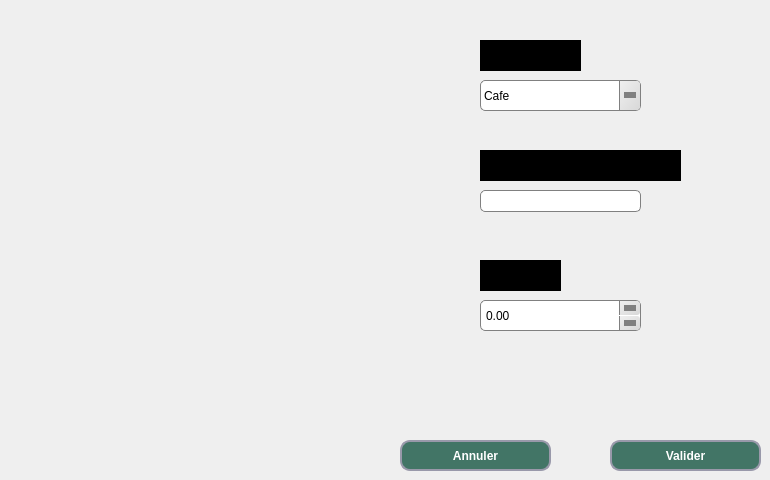
     <widget class="QWidget" name="tab_2">
      <attribute name="title">
       <string>Ajouter Service</string>
      </attribute>
      <widget class="QComboBox" name="ComboBox_type_sr">
       <property name="geometry">
        <rect>
         <x>480</x>
         <y>80</y>
         <width>161</width>
         <height>31</height>
        </rect>
       </property>
       <property name="styleSheet">
        <string notr="true">QComboBox {
    background: qlineargradient(x1:0, y1:0, x2:1, y2:0,
        stop:0 #E1E1E1, stop: 0.4 #DDDDDD,
        stop: 0.5 #D8D8D8, stop: 1.0 #D3D3D3);
    border: 1px solid gray;
    border-radius: 5px;
    padding: 1px 18px 1px 3px;
}
QComboBox::down-arrow {
    width: 0;
    height: 0;
    border-style: solid;
    border-width: 6px 6px 0 6px;
    border-color: gray transparent transparent transparent;
}
QComboBox::drop-down {
    subcontrol-origin: padding;
    subcontrol-position: top right;
    width: 20px;
    border-left-width: 1px;
    border-left-color: gray;
    border-left-style: solid;
    border-top-right-radius: 3px;
    border-bottom-right-radius: 3px;
    background: qlineargradient(x1: 0, y1: 0, x2: 1, y2: 1, stop: 0 #f0f0f0, stop: 1 #d8d8d8);

}
QComboBox::hover {
    background: #d0d0d0;
}

QComboBox::pressed {
    background: #c8c8c8;
}</string>
       </property>
       <item>
        <property name="text">
         <string>Cafe</string>
        </property>
       </item>
       <item>
        <property name="text">
         <string>Lavage</string>
        </property>
       </item>
       <item>
        <property name="text">
         <string>Entretien</string>
        </property>
       </item>
      </widget>
      <widget class="QLabel" name="label_2">
       <property name="geometry">
        <rect>
         <x>480</x>
         <y>40</y>
         <width>101</width>
         <height>31</height>
        </rect>
       </property>
       <property name="styleSheet">
        <string notr="true">QLabel {
	font: 9pt &quot;MS Shell Dlg 2&quot;;
    color: black;
    background-color: black;
    font-weight: bold;
}
</string>
       </property>
       <property name="text">
        <string>Type :</string>
       </property>
      </widget>
      <widget class="QLabel" name="label_3">
       <property name="geometry">
        <rect>
         <x>480</x>
         <y>150</y>
         <width>201</width>
         <height>31</height>
        </rect>
       </property>
       <property name="styleSheet">
        <string notr="true">QLabel {
	font: 9pt &quot;MS Shell Dlg 2&quot;;
    color: black;
    background-color: black;
    font-weight: bold;
}
</string>
       </property>
       <property name="text">
        <string>Quantite :</string>
       </property>
      </widget>
      <widget class="QLineEdit" name="le_quantite_sr">
       <property name="geometry">
        <rect>
         <x>480</x>
         <y>190</y>
         <width>161</width>
         <height>22</height>
        </rect>
       </property>
       <property name="styleSheet">
        <string notr="true">QLineEdit {
    background: qlineargradient(x1:0, y1:0, x2:1, y2:0,
        stop:0 #E1E1E1, stop: 0.4 #DDDDDD,
        stop: 0.5 #D8D8D8, stop: 1.0 #D3D3D3);
    border: 1px solid gray;
    border-radius: 5px;
    padding: 1px 18px 1px 3px;
}
QLineEdit::down-arrow {
    width: 0;
    height: 0;
    border-style: solid;
    border-width: 6px 6px 0 6px;
    border-color: gray transparent transparent transparent;
}
QLineEdit::drop-down {
    subcontrol-origin: padding;
    subcontrol-position: top right;
    width: 20px;
    border-left-width: 1px;
    border-left-color: gray;
    border-left-style: solid;
    border-top-right-radius: 3px;
    border-bottom-right-radius: 3px;
    background: qlineargradient(x1: 0, y1: 0, x2: 1, y2: 1, stop: 0 #f0f0f0, stop: 1 #d8d8d8);

}
QLineEdit::hover {
    background: #d0d0d0;
}

QLineEdit::pressed {
    background: #c8c8c8;
}</string>
       </property>
      </widget>
      <widget class="QLabel" name="label_5">
       <property name="geometry">
        <rect>
         <x>480</x>
         <y>260</y>
         <width>81</width>
         <height>31</height>
        </rect>
       </property>
       <property name="styleSheet">
        <string notr="true">QLabel {
	font: 9pt &quot;MS Shell Dlg 2&quot;;
    color: black;
    background-color: black;
    font-weight: bold;
}
</string>
       </property>
       <property name="text">
        <string>prix :</string>
       </property>
      </widget>
      <widget class="QPushButton" name="pushButton">
       <property name="geometry">
        <rect>
         <x>400</x>
         <y>440</y>
         <width>151</width>
         <height>31</height>
        </rect>
       </property>
       <property name="font">
        <font>
         <pointsize>9</pointsize>
         <weight>75</weight>
         <bold>true</bold>
        </font>
       </property>
       <property name="styleSheet">
        <string notr="true">QPushButton{
 background: rgb(66, 117, 102);
border-radius:10px;
border-style:solid;
border-width:2px;
border-color:#9999aa;
color:white;
}
QPushButton:enabled{
 backgroundr: rgb(66, 117, 102);
color:white;
}
QPushButton:pressed{
 background: qlineargradient(spread:pad, x1:0.5, y1:0.0342727, x2:0.5, y2:1, stop:0 rgba(0, 255, 255, 255), stop:1 rgba(255, 255, 255, 255));
color:#fffffe;
}


QPushButton:hover:!pressed{
 background:   rgb(221,222,217);
color:#0c2f70;
}

QPushButton:disabled{
background:rgb(66, 117, 102);
color:#ffffff;
}</string>
       </property>
       <property name="text">
        <string>Annuler</string>
       </property>
      </widget>
      <widget class="QPushButton" name="pb_ajouter_sr">
       <property name="geometry">
        <rect>
         <x>610</x>
         <y>440</y>
         <width>151</width>
         <height>31</height>
        </rect>
       </property>
       <property name="font">
        <font>
         <pointsize>9</pointsize>
         <weight>75</weight>
         <bold>true</bold>
        </font>
       </property>
       <property name="styleSheet">
        <string notr="true">QPushButton{
 background: rgb(66, 117, 102);
border-radius:10px;
border-style:solid;
border-width:2px;
border-color:#9999aa;
color:white;
}
QPushButton:enabled{
 background-color: rgb(66, 117, 102);
color:white;
}

QPushButton:pressed{
 background-color: qlineargradient(spread:pad, x1:0.5, y1:0.0342727, x2:0.5, y2:1, stop:0 rgba(0, 255, 255, 255), stop:1 rgba(255, 255, 255, 255));
color:#fffffe;
}

QPushButton:hover:!pressed{
 background-color:   rgb(221,222,217);
color:#0c2f70;
}

QPushButton:disabled{
background-color:rgb(66, 117, 102);
color:#ffffff;
}

</string>
       </property>
       <property name="text">
        <string>Valider</string>
       </property>
      </widget>
      <widget class="QDoubleSpinBox" name="db_prix_sr">
       <property name="geometry">
        <rect>
         <x>480</x>
         <y>300</y>
         <width>161</width>
         <height>31</height>
        </rect>
       </property>
       <property name="styleSheet">
        <string notr="true">QDoubleSpinBox {
    background: qlineargradient(x1:0, y1:0, x2:1, y2:0,
        stop:0 #E1E1E1, stop: 0.4 #DDDDDD,
        stop: 0.5 #D8D8D8, stop: 1.0 #D3D3D3);
    border: 1px solid gray;
    border-radius: 5px;
    padding: 1px 18px 1px 3px;
}

QDoubleSpinBox::up-button {
    subcontrol-origin: padding;
    border-left-color: gray;
    width: 20px;
    border-left-style: solid;
    subcontrol-position: top right;
    border-down-width: 1px;
    border-left-width: 1px;
    border-top-right-radius: 3px;
    border-bottom-right-radius: 3px;
    background: qlineargradient(x1: 0, y1: 0, x2: 1, y2: 1, stop: 0 #f0f0f0, stop: 1 #d8d8d8);
}

QDoubleSpinBox::down-button {
    subcontrol-position: bottom right;
    subcontrol-origin: padding;
    border-left-color: gray;
    width: 20px;
    border-left-width: 1px;
    border-up-width: 1px;
    border-left-style: solid;
    border-top-right-radius: 3px;
    border-bottom-right-radius: 3px;
    background: qlineargradient(x1: 0, y1: 0, x2: 1, y2: 1, stop: 0 #f0f0f0, stop: 1 #d8d8d8);
}

QDoubleSpinBox::up-button:hover, QDateEdit::down-button:hover {
    background-color: #F0F0F0;
}


QDoubleSpinBox::up-arrow {
        width: 0;
    height: 0;
    border-style: solid;
    border-width: 6px 6px 0 6px;
    border-color: gray transparent transparent transparent;
}

QDoubleSpinBox::down-arrow {
    width: 0;
    height: 0;
    border-style: solid;
    border-width: 6px 6px 0 6px;
    border-color: gray transparent transparent transparent;
}

QDoubleSpinBox::hover {
    background: #d0d0d0;
}
QDoubleSpinBox::pressed {
    background: #c8c8c8;
}</string>
       </property>
      </widget>
     </widget>
